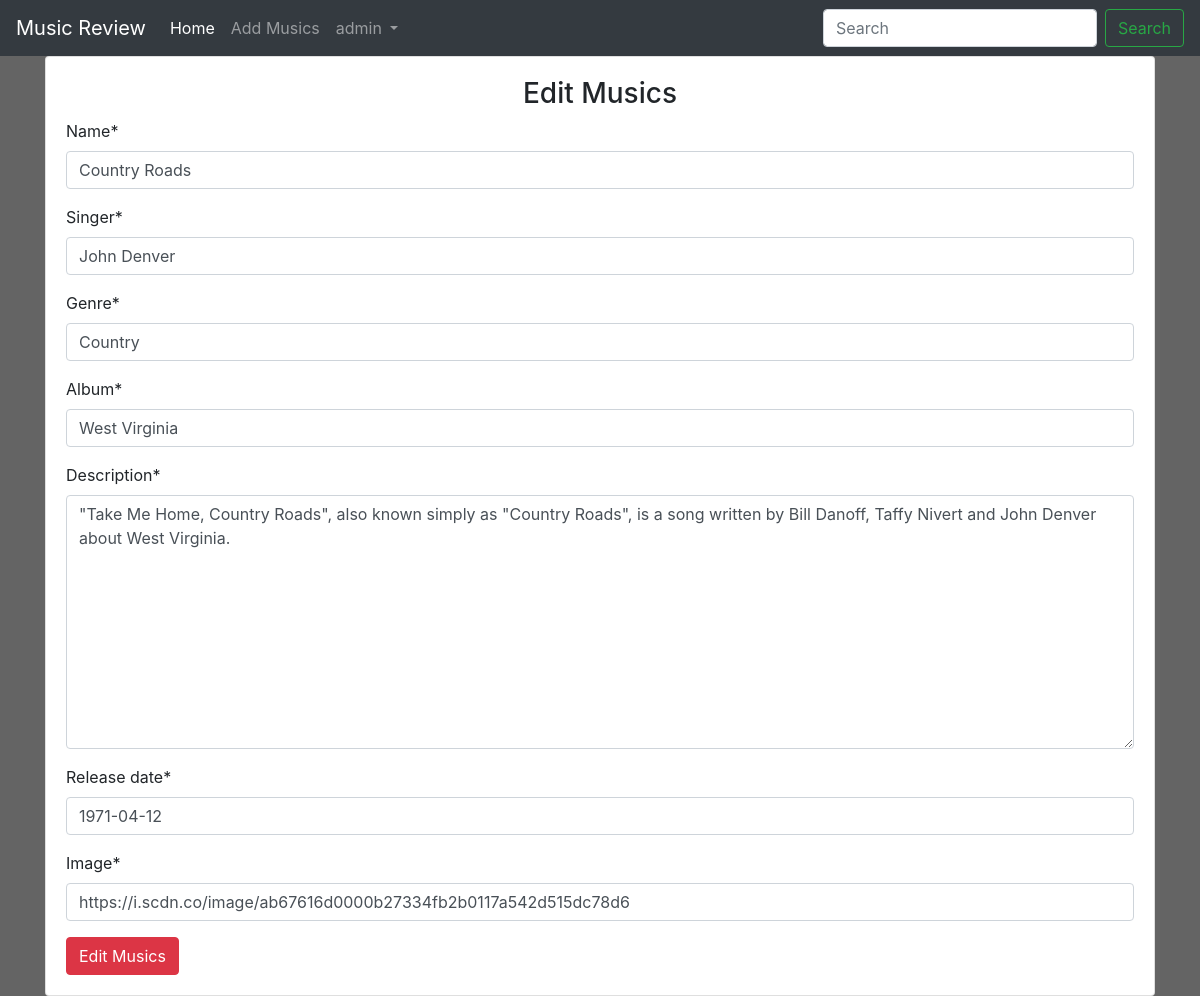
The page /editmusics/3/ (signed in) on the database its author committed.
### main/models.py (models this page shows, shortened)
class Music(models.Model):
    name = models.CharField(max_length=300)
    singer = models.CharField(max_length=300)
    genre = models.CharField(max_length=300)
    album = models.CharField(max_length=300)
    description = models.TextField(max_length=5000)
    release_date = models.DateField()
    averageRating = models.FloatField(default=0)
    image = models.URLField(default=None, null=True)

### main/views.py (the view)
# urls.py: path('editmusics/<int:id>/', views.edit_musics, name="edit_musics"),
def edit_musics(request, id):
    if request.user.is_authenticated:
        if request.user.is_superuser:
            music = Music.objects.get(id=id)
            if request.method == "POST":
                form = MusicForm(request.POST or None, instance=music)
                if form.is_valid():
                    data = form.save(commit=False)
                    data.save()
                    return redirect("main:detail", id)
            else:
                form = MusicForm(instance=music)
            return render(request, 'main/addmusics.html', {"form": form, "controller": "Edit Musics"})
        else:
            return redirect("main:home")
    return redirect("accounts:login")

### main/forms.py
class MusicForm(forms.ModelForm):
    class Meta:
        model = Music
        fields = ('name', 'singer', 'genre', 'album', 'description', 'release_date', 'image')

### main/templates/main/addmusics.html (shortened to what this page needs)
{% extends 'main/base.html' %}
{% load crispy_forms_tags %}
{% block content %}
<div class="container">
    <div class="card">
        <div class="card-body">
            <h3 class="text-center"> {{ controller }} </h3>
            <form class="" action="" method="POST">
                {{ form | crispy }}
                <input type="submit" name="" value="{{ controller }}" class="btn btn-danger">
            </form>
        </div>
    </div>
</div>
{% endblock %}

### main/templates/main/base.html (shortened to what this page needs)
<!doctype html>
<html lang="en">
  <head>
    <link rel="stylesheet" href="https://cdn.jsdelivr.net/npm/bootstrap@4.0.0/dist/css/bootstrap.min.css">
    {% load staticfiles %}
    <link rel="stylesheet" href="{% static 'css/main.css' %}">
  </head>
  <body>
    <nav class="navbar navbar-expand-lg navbar-dark bg-dark text-white">
      <a class="navbar-brand" href="{% url 'main:home' %}">Music Review</a>
      <div class="collapse navbar-collapse" id="navbarSupportedContent">
        <ul class="navbar-nav mr-auto">
          <li class="nav-item active">
            <a class="nav-link" href="{% url 'main:home' %}">Home <span class="sr-only">(current)</span></a>
          </li>
          <li class="nav-item">
            <a class="nav-link" href="{% url 'main:add_musics' %}">Add Musics</a>
          </li>
          {% if user.is_authenticated %}
          <li class="nav-item dropdown">
            <a class="nav-link dropdown-toggle" href="#" id="navbarDropdown" role="button" data-toggle="dropdown" aria-haspopup="true" aria-expanded="false">
              {{ user.username }}
            </a>
          </li>
          {% endif %}
        </ul>
        <form class="form-inline my-2 my-lg-0" method="GET" action="{% url 'main:home' %}">
          <input class="form-control mr-sm-2" type="search" placeholder="Search" aria-label="Search" name="title">
          <button class="btn btn-outline-success my-2 my-sm-0" type="submit">Search</button>
        </form>
      </div>
    </nav>
    {% block content %}
    {% endblock %}
  </body>
</html>

### main/static/css/main.css (style rules this page uses)
body { background-color: #646464; }

### rows shown on the page
Music: name "Country Roads", singer "John Denver", genre "Country", album "West Virginia", description "\"Take Me Home, Country Roads\", also known simply as \"Country Roads\", is a song written by Bill Danoff, Taffy Nivert and John Denver about West Virginia.", release_date "1971-04-12", image "https://i.scdn.co/image/ab67616d0000b27334fb2b0117a542d515dc78d6"

### other values the page prints
{{ user.username }} "admin"
{{ controller }} "Edit Musics"
